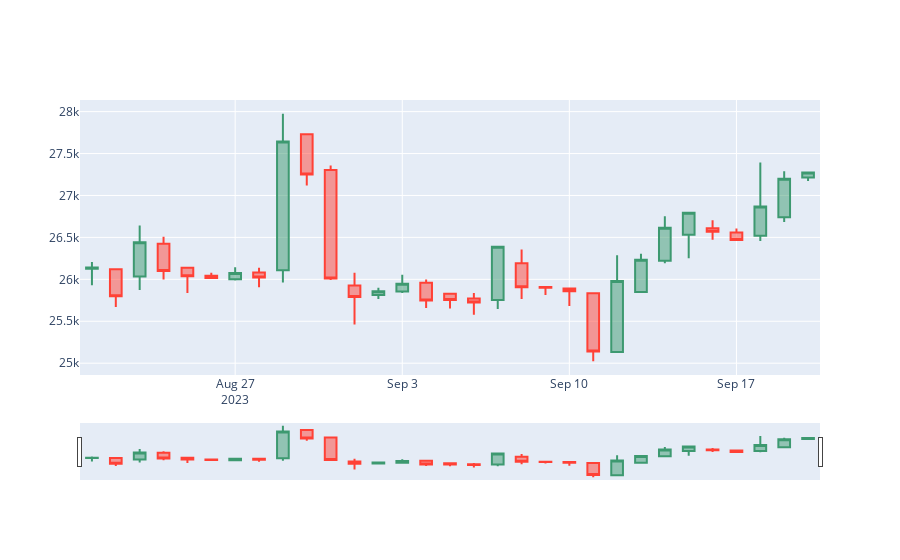

The cell this chart's notebook holds for it:
### Markdown cell above
Lastly, let's plot the data using the amazing Plotly package.

### Code cell
import plotly.graph_objects as go

fig = go.Figure(data=[go.Candlestick(x=candlestick_data.index,
                open=candlestick_data['Price']['first'],
                high=candlestick_data['Price']['max'],
                low=candlestick_data['Price']['min'],
                close=candlestick_data['Price']['last'])])

fig.show()
